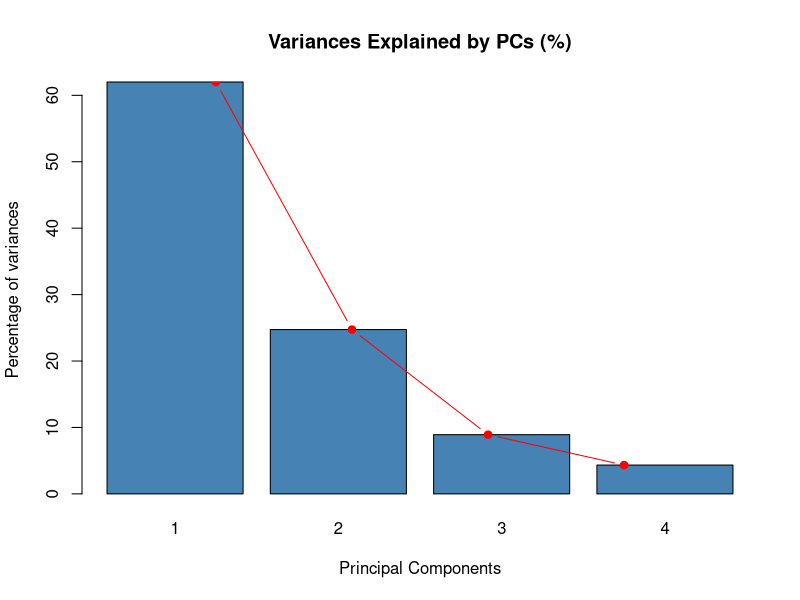
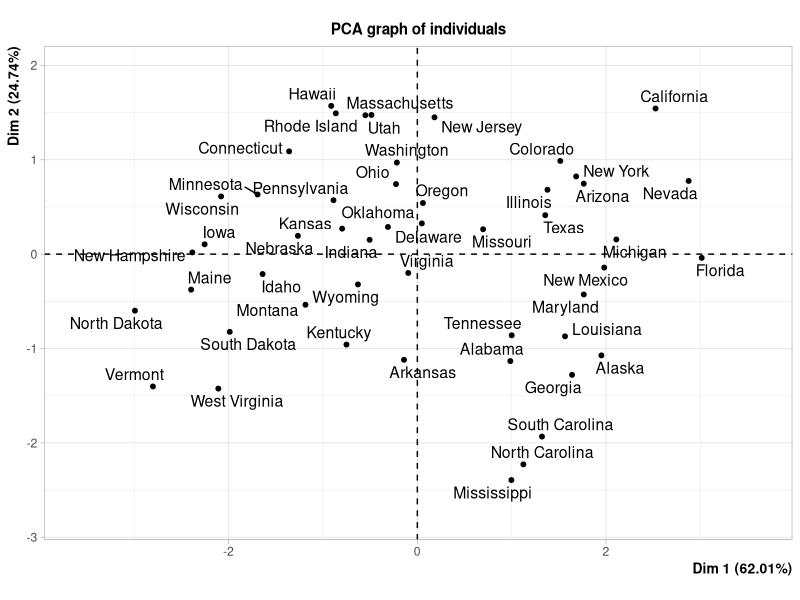
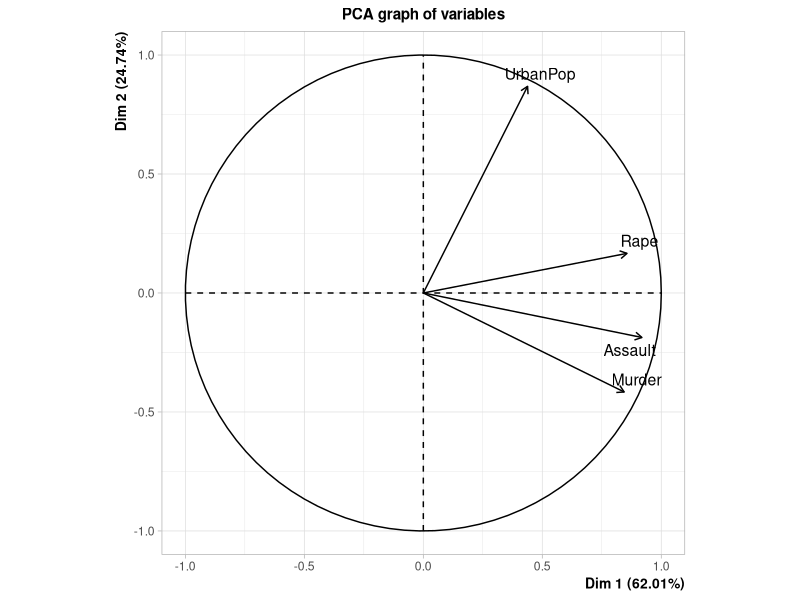

The R script that drew these images, in order:
## ---- chunk 1
knitr::opts_chunk$set(echo = TRUE)
## ---- chunk 2
library(FactoMineR)
data("USArrests")
res.pca <- PCA(USArrests, graph = FALSE)
## ---- chunk 3
eig.val <- res.pca$eig
barplot(eig.val[, 2], 
        names.arg = 1:nrow(eig.val), 
        main = "Variances Explained by PCs (%)",
        xlab = "Principal Components",
        ylab = "Percentage of variances",
        col ="steelblue")
# Add connected line segments to the plot
lines(x = 1:nrow(eig.val), eig.val[, 2], 
      type = "b", pch = 19, col = "red")
## ---- chunk 4
plot(res.pca, choix = "ind", autoLab = "yes")
## ---- chunk 5
plot(res.pca, choix = "var", autoLab = "yes")
## ---- chunk 6
# Valeurs propres
res.pca$eig
  
# Résultats des variables
res.var <- res.pca$var
res.var$coord          # Coordonnées
res.var$contrib        # Contributions aux axes
res.var$cos2           # Qualité de représentation
# Résultats des individus
res.ind <- res.pca$var
res.ind$coord          # Coordonnées
res.ind$contrib        # Contributions aux axes
res.ind$cos2           # Qualité de représentation
